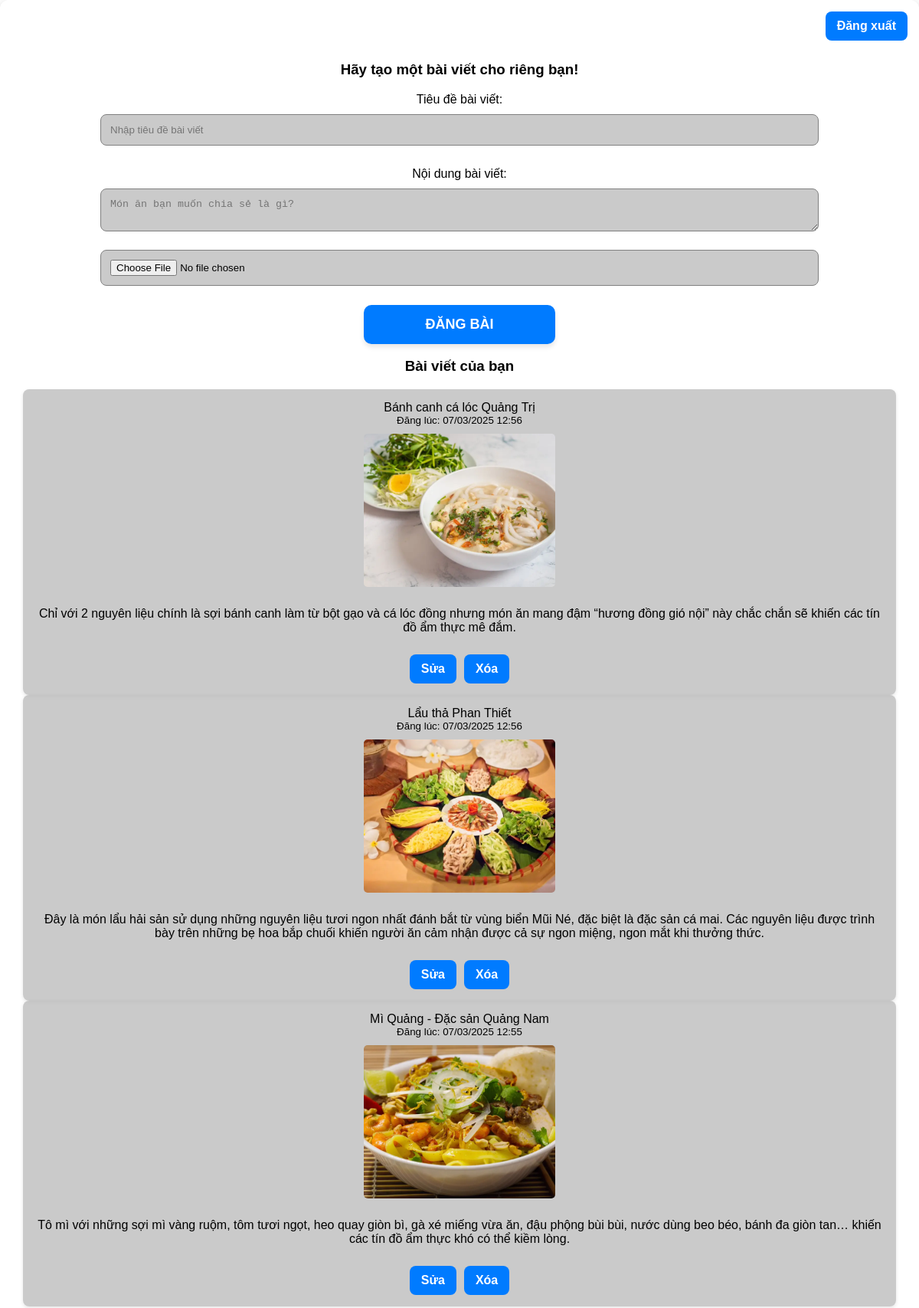
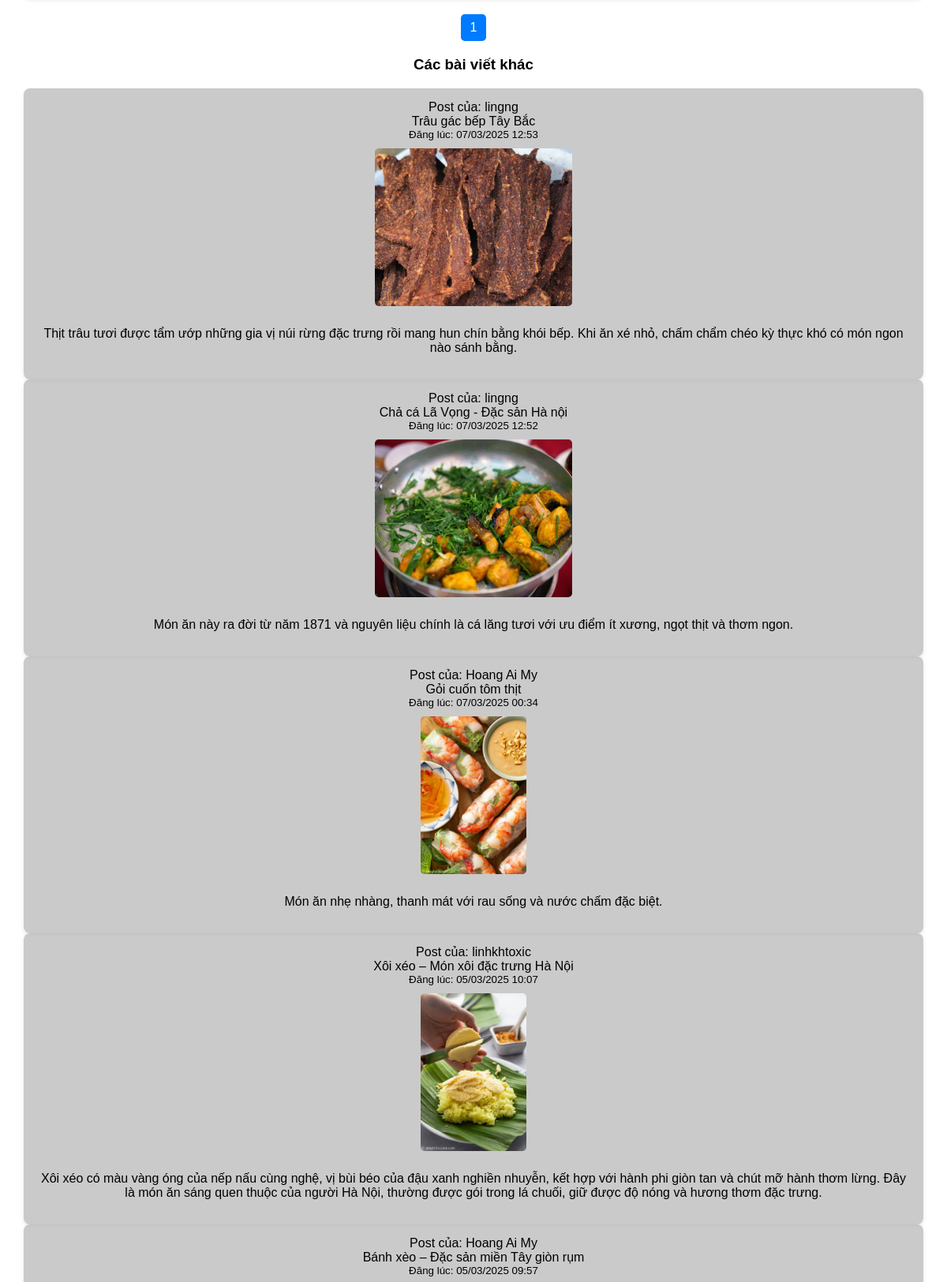
The app's page /dashboard (signed in, upper part) with its own data (2 pictures, top to bottom).
### tables this page shows
CREATE TABLE posts (
            post_id INTEGER PRIMARY KEY AUTOINCREMENT,
            username TEXT,
            title TEXT,
            content TEXT,
            image_url TEXT,
            created_at DATETIME DEFAULT CURRENT_TIMESTAMP,
            FOREIGN KEY(username) REFERENCES users(username)
        );

### app.py (the view)
@app.route('/dashboard')
def dashboard():
    if 'username' not in session:
        return redirect(url_for('login'))
    page_user = request.args.get('page_user', 1, type=int)
    per_page = 8
    offset_user = (page_user - 1) * per_page
    with sqlite3.connect(DATABASE) as conn:
        c = conn.cursor()
        c.execute("SELECT COUNT(*) FROM posts WHERE username = ?", (session['username'],))
        total_user_posts = c.fetchone()[0]
        total_user_pages = (total_user_posts + per_page - 1) // per_page
        c.execute("SELECT post_id, title, content, image_url, created_at FROM posts WHERE username = ? ORDER BY post_id DESC LIMIT ? OFFSET ?",
                  (session['username'], per_page, offset_user))
        user_posts = c.fetchall()
        page_other = request.args.get('page_other', 1, type=int)
        offset_other = (page_other - 1) * per_page
        c.execute("SELECT COUNT(*) FROM posts WHERE username != ?", (session['username'],))
        total_other_posts = c.fetchone()[0]
        total_other_pages = (total_other_posts + per_page - 1) // per_page
        c.execute(
            "SELECT post_id, username, title, content, image_url, created_at FROM posts WHERE username != ? ORDER BY post_id DESC LIMIT ? OFFSET ?",
            (session['username'], per_page, offset_other))
        other_posts = c.fetchall()
    return render_template('dashboard.html',
                           user_posts=user_posts,
                           other_posts=other_posts,
                           page_user=page_user,
                           total_user_pages=total_user_pages,
                           page_other=page_other,
                           total_other_pages=total_other_pages)

### app.py (called while the page is built)
def format_date(value, format="%d/%m/%Y %H:%M"):
    if isinstance(value, datetime.datetime):
        return value.strftime(format)
    elif isinstance(value, str):  # Nếu là chuỗi, chuyển đổi trước
        try:
            date_obj = datetime.datetime.strptime(value, "%Y-%m-%d %H:%M:%S")
            return date_obj.strftime(format)
        except ValueError:
            return value  # Trả về nguyên chuỗi nếu không thể chuyển đổi
    return value  # Trả về nguyên giá trị nếu không phải datetime hoặc chuỗi

### templates/dashboard.html (shortened to what this page needs)
<!DOCTYPE html>
<html lang="vi">
<head>
</head>
<body>
<div class="container">
    {% if session['username'] %}
        <div class="header-buttons">
            <a href="{{ url_for('confirm_logout') }}" class="logout-button">Đăng xuất</a>
        </div>
    {% endif %}
    <div class="content">
        <h3>Hãy tạo một bài viết cho riêng bạn!</h3>
        <form action="{{ url_for('create_post') }}" method="POST" enctype="multipart/form-data">
            <label for="title">Tiêu đề bài viết:</label><br/>
            <input type="text" id="title" name="title" placeholder="Nhập tiêu đề bài viết" required><br/>
            <br>
            <label for="content">Nội dung bài viết:</label><br/>
            <textarea name="content" placeholder="Món ăn bạn muốn chia sẻ là gì?" required></textarea><br/>
            <input type="file" name="image" accept="image/*"><br/>
            <button type="submit">Đăng bài</button>
        </form>
        <h3>Bài viết của bạn</h3>
        {% if user_posts %}
            <div class="posts-container">
                {% for post in user_posts %}
                    <div class="post-item">
                        <div class="title-box">{{ post[1] }}</div>
                        <small class="text-muted">Đăng lúc: {{ post[4]|format_date }}</small>
                        {% if post[3] %}
                            <img src="{{ post[3] }}" alt="Ảnh bài viết">
                        {% endif %}
                        <p>{{ post[2] }}</p>
                        <div class="post-actions">
                            <a href="{{ url_for('edit_post', post_id=post[0]) }}" class="admin-button">Sửa</a>
                            <a href="{{ url_for('delete_post', post_id=post[0]) }}" class="logout-button">Xóa</a>
                        </div>
                    </div>
                {% endfor %}
            </div>
            <div class="pagination">
                {% for p in range(1, total_user_pages + 1) %}
                    {% if p == page_user %}
                        <span>{{ p }}</span>
                    {% else %}
                        <a href="{{ url_for('dashboard', page_user=p, page_other=page_other) }}">{{ p }}</a>
                    {% endif %}
                {% endfor %}
            </div>
        {% else %}
            <p>Bạn chưa có bài viết nào.</p>
        {% endif %}
        <h3>Các bài viết khác</h3>
        {% if other_posts %}
            <div class="posts-container">
                {% for post in other_posts %}
                    <div class="post-item">
                        <div>{{ "Post của: " + post[1] }}</div>
                        <div class="title-box">{{ post[2] }}</div>
                        <small class="text-muted">Đăng lúc: {{ post[5]|format_date }}</small>
                        {% if post[4] %}
                            <img src="{{ post[4] }}" alt="Ảnh bài viết">
                        {% endif %}
                        <p>{{ post[3] }}</p>
                    </div>
                {% endfor %}
            </div>
        {% else %}
            <p>Chưa có bài viết nào từ người dùng khác.</p>
        {% endif %}
    </div>
</div>
</body>
</html>

### templates/dashboard.html (style rules this page uses)
body { background-image: url('https://st.ielts-fighter.com/src/ielts-fighter-image/2023/07/21/0862c163-ced6-4ee9-8ce2-beb57f2065a0.jpg'); background-size: cover; background-position: center; background-attachment: fixed; background-repeat: no-repeat; color: black; font-family: Arial, sans-serif; padding: 0; margin: 0; display: flex; justify-content: center; align-items: center; min-height: 100vh; }
.container { position: relative; width: 95%; max-width: 1200px; background: rgba(255, 255, 255, 0.75); padding: 30px; border-radius: 12px; box-shadow: 0 5px 15px rgba(0, 0, 0, 0.2); text-align: center; animation: fadeIn 0.5s ease-in forwards; }
.header-buttons { position: absolute; top: 15px; right: 15px; display: flex; gap: 10px; }
.admin-button, .logout-button, .post-actions .admin-button, .post-actions .logout-button { display: inline-block; padding: 10px 15px; background-color: #007BFF; color: white; border: none; border-radius: 8px; font-size: 16px; font-weight: bold; cursor: pointer; text-decoration: none; transition: all 0.3s ease; text-align: center; }
.content { margin-top: 50px; }
.content input[type="text"], .content textarea, .content input[type="file"] { width: 80%; padding: 12px; margin: 10px 0; border-radius: 8px; border: 1px solid gray; background-color: rgba(180, 180, 180, 0.7); }
.posts-container { grid-template-columns: repeat(4, 1fr); gap: 16px; }
.post-item { background: rgba(180, 180, 180, 0.7); border-radius: 8px; padding: 15px; display: flex; flex-direction: column; align-items: center; box-shadow: 0 2px 5px rgba(0, 0, 0, 0.1); }
.post-item img { max-width: 100%; height: 200px; object-fit: cover; border-radius: 5px; margin: 10px 0; }
.post-actions { display: flex; justify-content: center; gap: 10px; width: 100%; margin-top: 10px; }
.pagination { display: flex; justify-content: center; align-items: center; gap: 10px; margin-top: 20px; }
.pagination a, .pagination span { padding: 8px 12px; border-radius: 5px; text-decoration: none; color: black; }
.pagination span { background-color: #007BFF; color: white; }
button[type="submit"] { width: 250px; padding: 15px 20px; background-color: #007BFF; color: white; border: none; border-radius: 10px; font-size: 18px; font-weight: bold; text-transform: uppercase; cursor: pointer; transition: all 0.3s ease; box-shadow: 0 4px 6px rgba(0,0,0,0.1); margin-top: 15px; }

### records on screen
posts: title "Bánh canh cá lóc Quảng Trị", created_at "07/03/2025 12:56", image_url (picture), content "Chỉ với 2 nguyên liệu chính là sợi bánh canh làm từ bột gạo và cá lóc đồng nhưng món ăn mang đậm “hương đồng gió nội” này chắc chắn sẽ khiến các tín đồ ẩm thực mê đắm."
posts: title "Lẩu thả Phan Thiết", created_at "07/03/2025 12:56", image_url (picture), content "Đây là món lẩu hải sản sử dụng những nguyên liệu tươi ngon nhất đánh bắt từ vùng biển Mũi Né, đặc biệt là đặc sản cá mai. Các nguyên liệu được trình bày trên những bẹ hoa bắp chuối khiến người ăn cảm nhận được cả sự ngon miệng, ngon mắt khi thưởng thức."
posts: title "Mì Quảng - Đặc sản Quảng Nam", created_at "07/03/2025 12:55", image_url (picture), content "Tô mì với những sợi mì vàng ruộm, tôm tươi ngọt, heo quay giòn bì, gà xé miếng vừa ăn, đậu phộng bùi bùi, nước dùng beo béo, bánh đa giòn tan… khiến các tín đồ ẩm thực khó có thể kiềm lòng."
posts: username "Post của: lingng", title "Trâu gác bếp Tây Bắc", created_at "07/03/2025 12:53", image_url (picture), content "Thịt trâu tươi được tẩm ướp những gia vị núi rừng đặc trưng rồi mang hun chín bằng khói bếp. Khi ăn xé nhỏ, chấm chẩm chéo kỳ thực khó có món ngon nào sánh bằng."
posts: username "Post của: lingng", title "Chả cá Lã Vọng - Đặc sản Hà nội", created_at "07/03/2025 12:52", image_url (picture), content "Món ăn này ra đời từ năm 1871 và nguyên liệu chính là cá lăng tươi với ưu điểm ít xương, ngọt thịt và thơm ngon."
posts: username "Post của: Hoang Ai My", title "Gỏi cuốn tôm thịt", created_at "07/03/2025 00:34", image_url (picture), content "Món ăn nhẹ nhàng, thanh mát với rau sống và nước chấm đặc biệt."
posts: username "Post của: linhkhtoxic", title "Xôi xéo – Món xôi đặc trưng Hà Nội", created_at "05/03/2025 10:07", image_url (picture), content "Xôi xéo có màu vàng óng của nếp nấu cùng nghệ, vị bùi béo của đậu xanh nghiền nhuyễn, kết hợp với hành phi giòn tan và chút mỡ hành thơm lừng. Đây là món ăn sáng quen thuộc của người Hà Nội, thường được gói trong lá chuối, giữ được độ nóng và hương thơm đặc trưng."
posts: username "Post của: Hoang Ai My", title "Bánh xèo – Đặc sản miền Tây giòn rụm", created_at "05/03/2025 09:57"

### other values on screen
{{ p }} "1"
